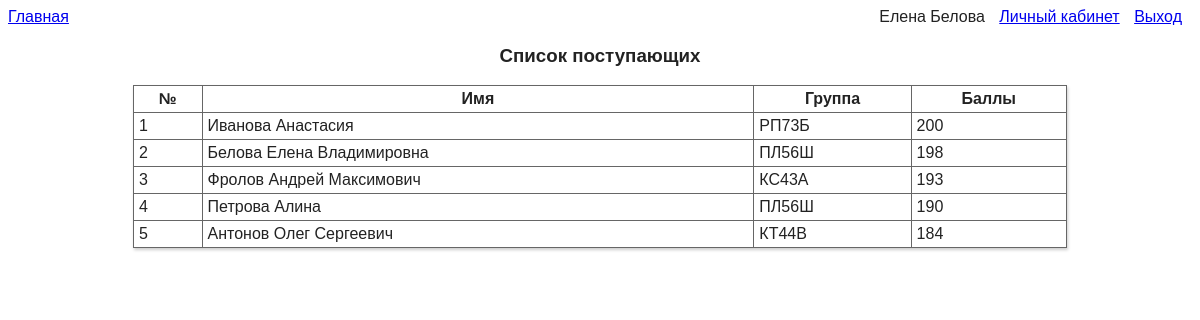
The page / (signed in) on the database its author committed.
### tables this page shows
CREATE TABLE `abiturients` (
  `id` int(11) NOT NULL,
  `name` varchar(50) NOT NULL,
  `middleName` varchar(50) DEFAULT NULL,
  `surname` varchar(50) NOT NULL,
  `sex` int(11) NOT NULL,
  `groupNumber` varchar(50) NOT NULL,
  `mark` int(11) NOT NULL,
  `birthDate` date NOT NULL,
  `hostel` int(11) NOT NULL,
  `email` varchar(50) NOT NULL,
  `password` varchar(50) NOT NULL
);

### app/controllers/SiteController.php (called while the page is built, shortened)
<?php
class SiteController
{
    public function actionIndex()
    {
        $abiturientDG = new AbiturientDataGateway();
        $abiturientsList = $abiturientDG->selectByQuery();
        if (isset($_SESSION["id"])) {
            $user = $abiturientDG->selectById($_SESSION["id"]);
        }
        require_once ROOT . "/views/list.php";
    }
}

### app/Router.php (called while the page is built)
<?php
class Router
{
    private $routes;
    public function __construct() {
        $routesPath = ROOT . '/config/routes.php';
        $this->routes = include $routesPath;
    }
    public function getURI()
    {
        if(!empty($_SERVER['REQUEST_URI'])) {
            return substr_replace($_SERVER['REQUEST_URI'], "", 0, 1);
        }
    }
    public function run()
    {
        $uri = $this->getURI();
        if (in_array($uri, $this->routes)) {
            $actionName = "action" . ucfirst($uri);
        } else {
            $actionName = "actionIndex";
        }
        $controllerObject = new SiteController();
        $result = call_user_func(array($controllerObject, $actionName));
    }
}

### public/index.php (called while the page is built, shortened)
<?php
$router = new Router();
$router->run();

### app/models/AbiturientDataGateway.php (called while the page is built, shortened)
<?php
class AbiturientDataGateway
{
    public $pdo;
    public function __construct() {
        $paramsPath = ROOT . "/config/db_params.php";
        $params = include($paramsPath);
        try {
            $pdo = new PDO("mysql:host={$params['host']}; dbname={$params['dbname']}", $params['user'], $params['password']);
            $pdo->setAttribute(PDO::ATTR_ERRMODE, PDO::ERRMODE_EXCEPTION);
            $pdo->exec('SET NAMES "utf8"');
        } catch (PDOException $e) {
            $e->getMessage();
        }
        $this->pdo = $pdo;
    }
    public function selectByQuery($searchQuery = '')
    {
        $abiturientsList = array();
        $sql = "SELECT name, middleName, surname, groupNumber, mark " .
                 "FROM abiturients " .
                "WHERE name LIKE :searchQuery " .
                   "OR surname LIKE :searchQuery " .
                   "OR groupNumber LIKE :searchQuery " .
                   "OR mark LIKE :searchQuery " .
                "ORDER BY mark DESC";
        $result = $this->pdo->prepare($sql);
        $result->bindValue(":searchQuery", $searchQuery . "%");
        $result->execute();
        $i = 0;
        $number = 1;
        while ($row = $result->fetch()) {
            $abiturientsList[$i]["number"] = $number;
            $abiturientsList[$i]["fullName"] = $row["surname"] . " " . $row["name"] . " " . $row["middleName"];
            $abiturientsList[$i]["groupNumber"] = $row["groupNumber"];
            $abiturientsList[$i]["mark"] = $row["mark"];
            $i++;
            $number++;
        }
        return $abiturientsList;
    }
    public function selectById($id)
    {
        $sql = "SELECT name, middleName, surname, sex, groupNumber, mark, birthDate, hostel " .
                 "FROM abiturients " .
                "WHERE id = :id";
        $result = $this->pdo->prepare($sql);
        $result->bindParam(":id", $id, PDO::PARAM_STR);
        $result->execute();
        return $result->fetch();
    }
}

### app/views/list.php (the view)
<?php include ROOT . "/views/layouts/header.php" ?>
  <div>
    <table border="1">
      <caption><h3>Cписок поступающих</h3></caption>
      <tr>
        <th>№</th>
        <th>Имя</th>
        <th>Группа</th>
        <th>Баллы</th>
      </tr>
      <?php foreach ($abiturientsList as $row): ?>
      <tr>
        <?php foreach ($row as $name => $cell): ?>
        <td><?php echo $cell; ?></td>
        <?php endforeach; ?>
      </tr>
      <?php endforeach; ?>
    </table>
  </div>
</body>
</html>

### app/views/layouts/header.php (shortened to what this page needs)
<!DOCTYPE html>
<html lang="en">
<head>
  <link type="text/css" rel="stylesheet" href="/styles/style.css"/>
</head>
<body>
  <div id="header">
    <div id="main">
      <ul class="menu">
        <li><a href=".">Главная</a></li>
      </ul>
    </div>
    <div id="user">
      <ul class="menu">
        <?php if (isset($_SESSION["id"])): ?>
        <li><?php echo $user["name"] . " " . $user["surname"]; ?></li>
        <li><a href="cabinet">Личный кабинет</a></li>
        <li><a href="logout">Выход</a></li>
        <?php else: ?>
        <li><a href="login">Вход</a>
        <li><a href="register">Регистрация</a>
        <?php endif; ?>
      </ul>
    </div>
  </div>

### public/styles/style.css (style rules this page uses)
body { background-color: #fff; color: #222; font-family: sans-serif; }
table { border-collapse: collapse; border: 0; width: 934px; box-shadow: 1px 2px 3px #ccc; margin-left: auto; margin-right: auto; }
td, th { border: 1px solid #666; vertical-align: baseline; padding: 4px 5px; }
#header div { display: inline-block; }
#header #user { float: right; }
ul.menu { padding: 0; margin: 0; }
.menu li { margin-right: 10px; display: inline; }

### rows shown on the page
abiturients: name "Елена", surname "Белова"
abiturients: cell "1", cell "Иванова Анастасия", groupNumber "РП73Б", mark "200"
abiturients: cell "3", cell "Фролов Андрей Максимович", groupNumber "КС43А", mark "193"
abiturients: cell "4", cell "Петрова Алина", groupNumber "ПЛ56Ш", mark "190"
abiturients: cell "5", cell "Антонов Олег Сергеевич", groupNumber "КТ44В", mark "184"

### other values the page prints
$cell "2"
$cell "Белова Елена Владимировна"
$cell "ПЛ56Ш"
$cell "198"
